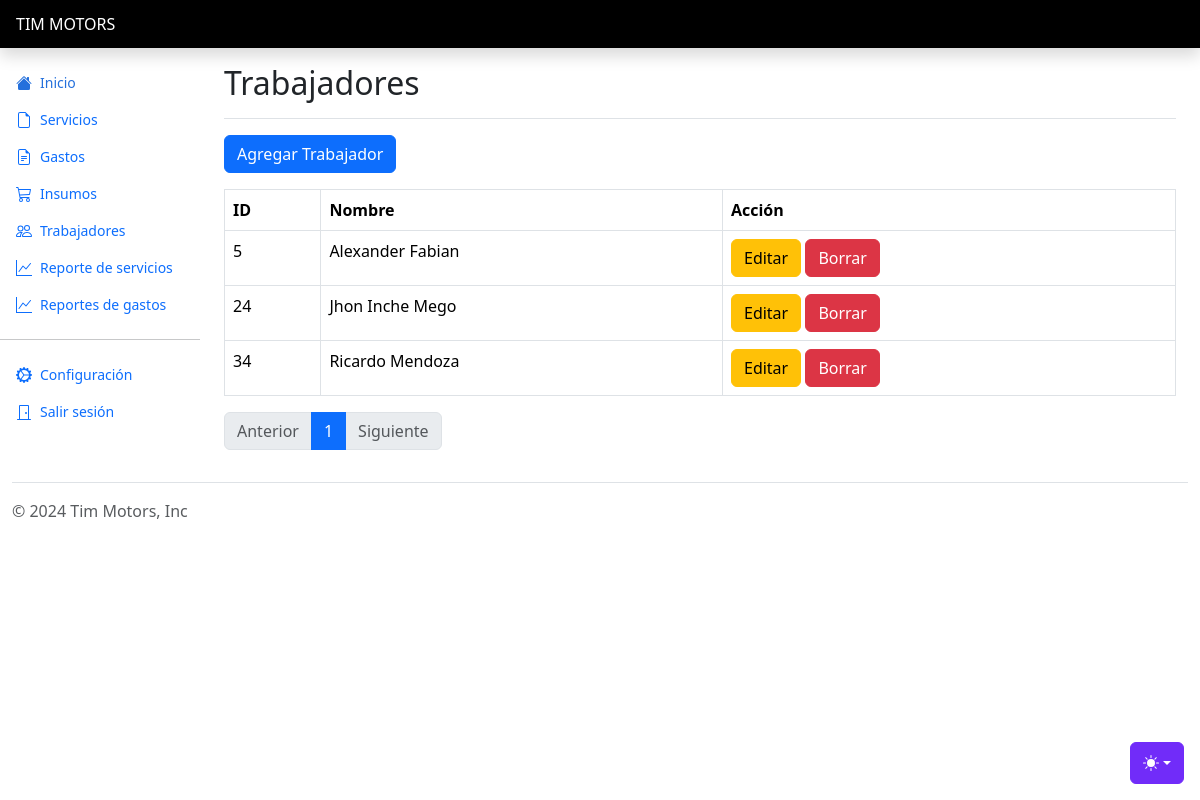
/trabajadores.php, run on the app's committed database.
### tables this page shows
CREATE TABLE `trabajador` (
  `id` int(11) NOT NULL,
  `nombres` varchar(255) NOT NULL
);

### trabajadores.php (the view, shortened to what this page needs)
<?php require 'config/config.php'; ?>
<?php include 'includes/header.php'; ?>
</head>
<body>
<?php include 'includes/menu.php'; ?>
<main class="col-md-9 ms-sm-auto col-lg-10 px-md-4">
    <div class="d-flex justify-content-between flex-wrap flex-md-nowrap align-items-center pt-3 pb-2 mb-3 border-bottom">
        <h1 class="h2">Trabajadores</h1>
    </div>
    <a href="#" data-bs-toggle="modal" data-bs-target="#nuevoModal" class="btn btn-primary mb-3">Agregar Trabajador</a>
    <?php
    $limit = 7;
    $page = isset($_GET['page']) ? $_GET['page'] : 1;
    $offset = ($page - 1) * $limit;
    $total = $pdo->query('SELECT COUNT(*) FROM trabajador')->fetchColumn();
    $total_pages = ceil($total / $limit);
    $stmt = $pdo->prepare('SELECT * FROM trabajador LIMIT :limit OFFSET :offset');
    $stmt->bindParam(':limit', $limit, PDO::PARAM_INT);
    $stmt->bindParam(':offset', $offset, PDO::PARAM_INT);
    $stmt->execute();
    ?>
    <table class="table table-bordered">
        <thead>
            <tr>
                <th>ID</th>
                <th>Nombre</th>
                <th>Acción</th>
            </tr>
        </thead>
        <tbody>
            <?php while ($row = $stmt->fetch(PDO::FETCH_ASSOC)) : ?>
                <tr>
                    <td><?= $row['id'] ?></td>
                    <td><?= $row['nombres'] ?></td>
                    <td>
                        <a href="#" class="btn btn-warning" data-bs-toggle="modal" data-bs-target="#updateModal2"
                            data-id="<?= $row['id'] ?>"
                            data-nombre="<?= $row['nombres'] ?>">Editar</a>
                        <a href="includes/trabajadores/delete_trabajador.php?id=<?= $row['id'] ?>"
                           onclick="return confirmDeletion(<?= $row['id'] ?>);"
                           class="btn btn-danger">Borrar</a>
                    </td>
                </tr>
            <?php endwhile; ?>
        </tbody>
    </table>
    <nav>
        <ul class="pagination">
            <li class="page-item <?= $page == 1 ? 'disabled' : '' ?>">
                <a class="page-link" href="?page=<?= $page - 1 ?>">Anterior</a>
            </li>
            <?php for ($i = 1; $i <= $total_pages; $i++) : ?>
                <li class="page-item <?= $i == $page ? 'active' : '' ?>">
                    <a class="page-link" href="?page=<?= $i ?>"><?= $i ?></a>
                </li>
            <?php endfor; ?>
            <li class="page-item <?= $page == $total_pages ? 'disabled' : '' ?>">
                <a class="page-link" href="?page=<?= $page + 1 ?>">Siguiente</a>
            </li>
        </ul>
    </nav>
</main>
<?php include 'includes/footer.php'; ?>
</body>
</html>

### css/sign-in.css (style rules this page uses)
html, body { height: 100%; }

### css/style.css (style rules this page uses)
body { display: flex; flex-direction: column; min-height: 100vh; }
main { flex-grow: 1; padding-bottom: 1rem; }

### data on the page
trabajador: id "5", nombres "Alexander Fabian"
trabajador: id "24", nombres "Jhon Inche Mego"
trabajador: id "34", nombres "Ricardo Mendoza"
